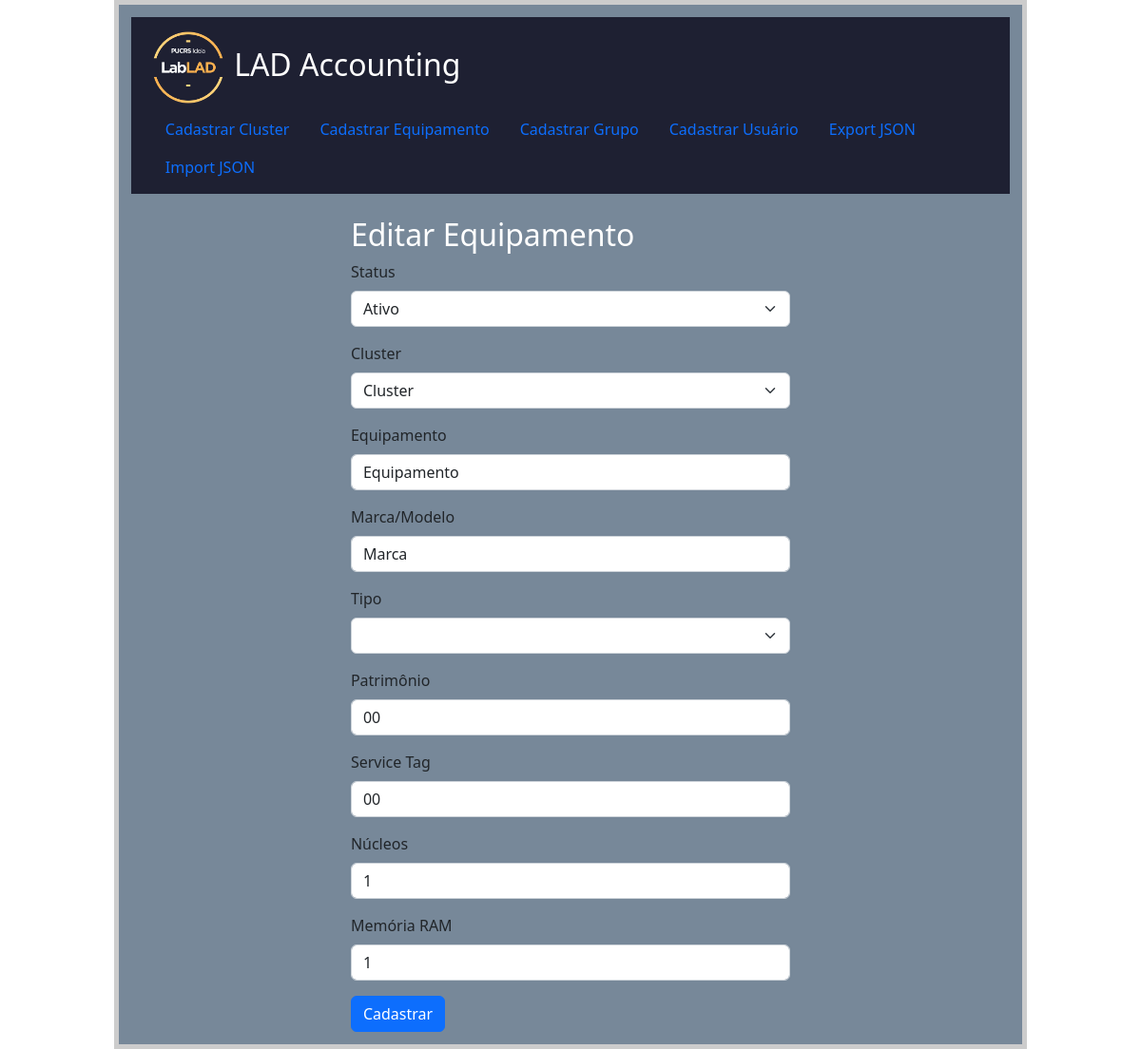
Page /equipamento/Equipamento on the committed database.
### app.py (models this page shows)
class BaseModel(Model):
    class Meta:
        database = database

class Equipamento(BaseModel):
    cluster = ForeignKeyField(Cluster, backref='equipamentos', on_delete='cascade')
    hostname = CharField()
    modelo = CharField()
    tipo = CharField()
    patrimonio = CharField()
    serviceTag = CharField()
    nucleo = IntegerField()
    memoria = IntegerField()
    disco = IntegerField()
    date_beg = DateField()
    date_end = DateField()
    status = BooleanField()

### app.py (the view, shortened to what this page needs)
@app.route('/equipamento/<equipName>', methods=['GET', 'POST'])
def equipamento(equipName=None):
    msg=None
    lista_cluster = Cluster.select().where(Cluster.status == True).order_by(Cluster.name).prefetch(Equipamento)
    if equipName == 'cadastro':
        if request.method == 'POST' and request.form['hostname']:
            try:
                with database.atomic():
                    Equipamento.create(
                        cluster=Cluster.get(Cluster.name == request.form['equip_cluster_name']),
                        hostname=request.form['hostname'],
                        modelo=request.form['modelo'],
                        tipo=request.form['tipo'],
                        patrimonio=request.form['patrimonio'],
                        serviceTag=request.form['serviceTag'],
                        nucleo=request.form['nucleo'],
                        memoria=request.form['memoria'],
                        disco=0,
                        date_beg=datetime.now().strftime('%d-%m-%Y'),
                        date_end='',
                        status=True
                    )
                return redirect(url_for('homepage'))
            except IntegrityError:
                msg='Equipamento já existe'
        return render_template('equipamento.html', equipName='cadastro', msg=msg, lista_cluster=lista_cluster)
    else:
        if equipName:
            equipamento = get_object_or_404(Equipamento, Equipamento.hostname == equipName)
        return render_template('equipamento.html', equipamento=equipamento, msg=msg, lista_cluster=lista_cluster)

### app.py (called while the page is built)
def get_object_or_404(model, *expressions):
    try:
        return model.get(*expressions)
    except model.DoesNotExist:
        abort(404)

@app.before_request
def before_request():
    g.db = database
    g.db.connect()

@app.after_request
def after_request(response):
    g.db.close()
    return response

### templates/equipamento.html (shortened to what this page needs)
{% extends "layout.html" %}
{% block body %}
<div class="cadastro">
    {% if equipamento %}
        <h2>Editar {{ equipamento.hostname }}</h2>
    {% else %}
        <h2>Cadastrar equipamento</h2>
    {% endif %}
    <form autocomplete="off" action="{% if equipamento %} {{ url_for('equipamento', equipName=equipamento.hostname) }} {% else %} {{ url_for('equipamento', equipName='cadastro') }} {% endif %}" method=post>
      <div class="mb-3">
        {% if equipamento %}
            <label class="form-label">Status</label>
            <select class="mb-3 form-select" aria-label="Default select example" name="status">
                {% if equipamento.status %}
                    <option selected value="ativar">Ativo</option>
                {% else %}
                    <option value="ativar">Ativo</option>
                    <option selected value="desativar">Inativo</option>
                {% endif %}
            </select>
        {% endif %}
        <label class="form-label">Cluster</label>
        <select class="mb-3 form-select" aria-label="Default select example" name="equip_cluster_name">
            {% if equipamento %}
                {% for cluster in lista_cluster %}
                    {% if cluster.name == equipamento.cluster.name %}
                        <option selected value="{{ cluster.name }}">{{ cluster.name }}</option>
                    {% else %}
                        <option value="{{ cluster.name }}">{{ cluster.name }}</option>
                    {% endif %}
                {% endfor %}
            {% else %}
                <option selected></option>
                {% for cluster in lista_cluster %}
                    <option value="{{ cluster.name }}">{{ cluster.name }}</option>
                {% endfor %}
            {% endif %}
        </select>
        <label class="form-label">Equipamento</label>
        <input type="text" class="mb-3 form-control" name=hostname value="{% if equipamento %}{{ equipamento.hostname }}{% endif %}">
        <label class="form-label">Marca/Modelo</label>
        <input class="mb-3 form-control" list="modelos" name="modelo" value="{% if equipamento %}{{ equipamento.modelo }}{% endif %}">
        <label class="form-label">Tipo</label>
        <select class="mb-3 form-select" aria-label="Default select example" name="tipo">
            <option selected></option>
            <option value="cluster">Cluster</option>
        </select>
        <label class="form-label">Patrimônio</label>
        <input type="text" class="mb-3 form-control" name=patrimonio value="{% if equipamento %}{{ equipamento.patrimonio }}{% endif %}">
        <label class="form-label">Service Tag</label>
        <input type="text" class="mb-3 form-control" name=serviceTag value="{% if equipamento %}{{ equipamento.serviceTag }}{% endif %}">
        <label class="form-label">Núcleos</label>
        <input type="text" class="mb-3 form-control" name=nucleo value="{% if equipamento %}{{ equipamento.nucleo }}{% endif %}">
        <label class="form-label">Memória RAM</label>
        <input type="text" class="mb-3 form-control" name=memoria value="{% if equipamento %}{{ equipamento.memoria }}{% endif %}">
      </div>
      <button type="submit" class="btn btn-primary">Cadastrar</button>
    </form>
</div>
{% endblock %}

### static/style.css (style rules this page uses)
body { font-family: sans-serif; background: #eee; }
h2 { font-size: 1.2em; }
.cadastro { max-width: 50%; margin: auto; }

### static/homepage.css (style rules this page uses)
h2 { color: white; }

### rows in the picture
Equipamento: hostname "Equipamento", status "Ativo", modelo "Marca", patrimonio "00", serviceTag "00", nucleo "1", memoria "1"

### other values in the picture
form field equip_cluster_name "Cluster"
